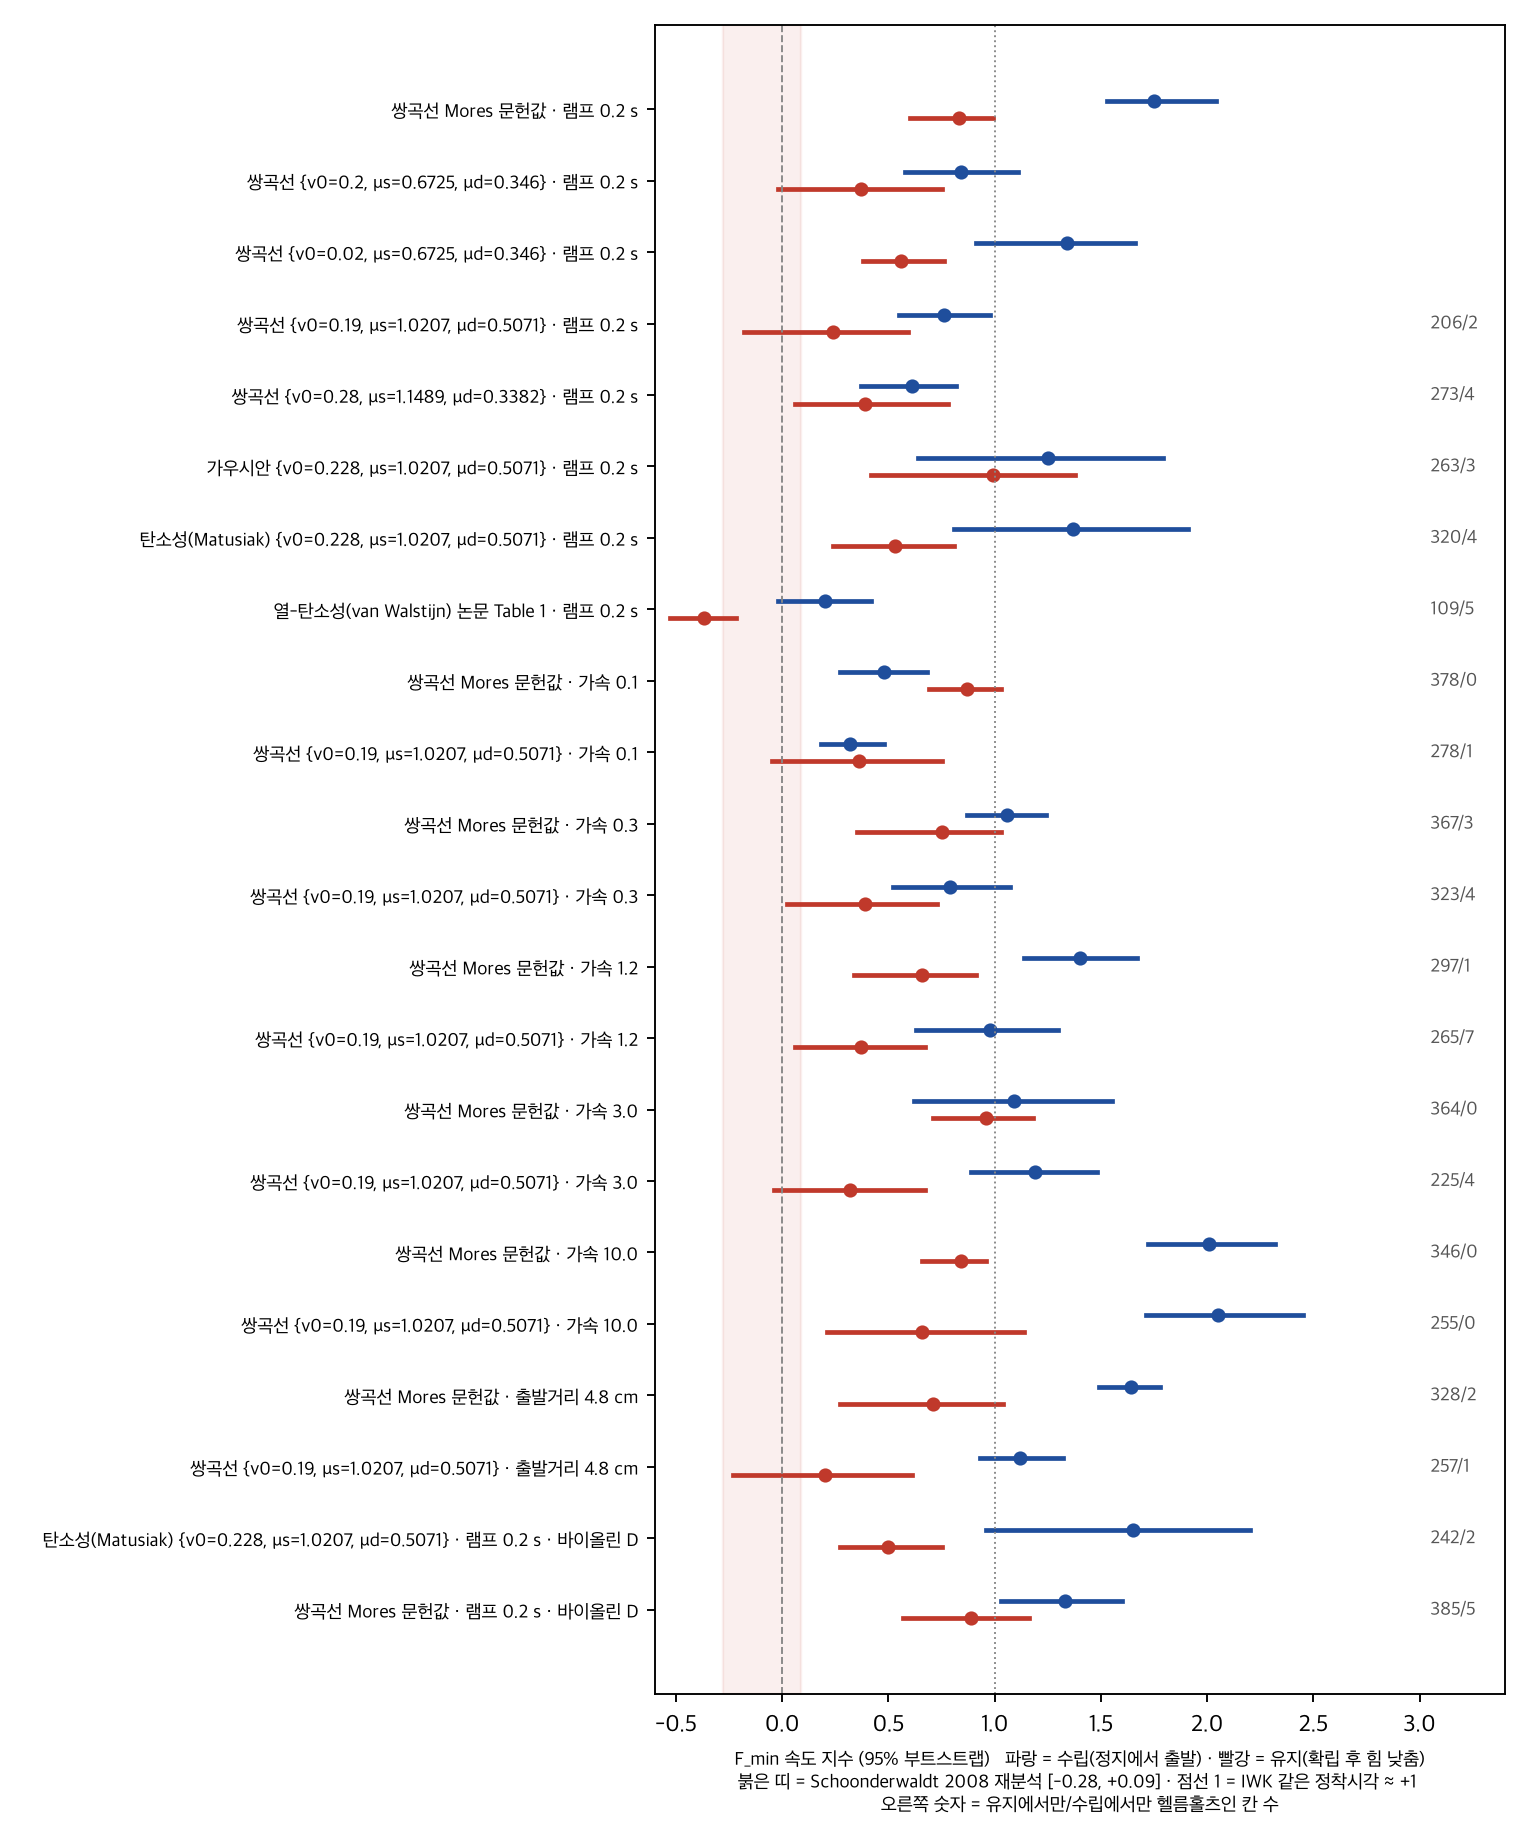

The Python source for this figure:
"""Summary figure: establishment (E) vs maintenance (M) speed exponents of F_min across friction models and
attack accelerations, from the sim_contact2 logs (Claude, 2026-10-18). Output: fig_em_summary.png"""
import re
from pathlib import Path

import matplotlib
matplotlib.use("Agg")
import matplotlib.pyplot as plt
from matplotlib import font_manager

HERE = Path(__file__).parent
font_manager.fontManager.addfont("/System/Library/Fonts/AppleSDGothicNeo.ttc")
plt.rcParams["font.family"] = "Apple SD Gothic Neo"
plt.rcParams["axes.unicode_minus"] = False

PAT = re.compile(r"\[(E|M) [^\]]*\][^\n]*?v\^([+-][\d.]+)±[\d.]+[^\n]*?95% \[([+-][\d.]+), ([+-][\d.]+)\]")


def runs(path, label_of):
    text = path.read_text()
    out = []
    for block in re.split(r"(?=^rate )", text, flags=re.M):
        if not block.startswith("rate"):
            continue
        hits = {m.group(1): (float(m.group(2)), float(m.group(3)), float(m.group(4))) for m in PAT.finditer(block)}
        hyst = re.search(r"유지에서만 헬름홀츠 (\d+), 수립에서만 (\d+)", block)
        if "E" in hits and "M" in hits:
            out.append((label_of(block.splitlines()[0]), hits, hyst.groups() if hyst else None))
    return out


def friction_label(head):
    curve = re.search(r"곡선 (\w+)", head)
    curve = curve.group(1) if curve else "hyperbolic"
    ramp = re.search(r"ramp ([\d.]+) m/s²", head)
    fr = "Mores 문헌값" if "Mores" in head else re.search(r"마찰 (\{[^}]*\})", head).group(1)
    fr = fr.replace("'", "").replace("v0: ", "v0=").replace("mu_s: ", "μs=").replace("mu_d: ", "μd=")
    name = {"hyperbolic": "쌍곡선", "gauss": "가우시안", "ep": "탄소성(Matusiak)", "thermal": "열-탄소성(van Walstijn)"}[curve]
    if curve == "thermal":
        fr = "논문 Table 1"
    dist = re.search(r"distance ([\d.]+) m", head)
    tail = f" · 가속 {ramp.group(1)}" if ramp else (" · 출발거리 4.8 cm" if dist else " · 램프 0.2 s")
    return f"{name} {fr}{tail}" + (" · 바이올린 D" if "violinD" in head else "")


def main():
    rows = []
    for log in ("sim_contact2_boot.log", "sim_contact2_matusiak.log", "sim_contact2_gauss.log", "sim_contact2_ep.log",
                "sim_contact2_thermal.log", "sim_contact2_accsweep.log", "sim_contact2_rampdist.log",
                "sim_contact2_ep_violinD.log", "sim_contact2_hyp_violinD.log"):
        p = HERE / log
        if p.exists():
            rows += runs(p, (lambda h, log=log: friction_label(h.replace('· 마찰', '· 곡선 gauss · 마찰') if log == 'sim_contact2_gauss.log' and '곡선' not in h else h)))
    seen, uniq = set(), []
    for r in rows:
        if r[0] not in seen:
            seen.add(r[0]); uniq.append(r)
    fig, ax = plt.subplots(figsize=(9, 0.42 * len(uniq) + 1.6))
    for i, (label, h, hyst) in enumerate(uniq):
        y = len(uniq) - i
        for key, color, dy in (("E", "#1f4e9c", 0.12), ("M", "#c0392b", -0.12)):
            est, lo, hi = h[key]
            ax.plot([lo, hi], [y + dy, y + dy], color=color, lw=2)
            ax.plot(est, y + dy, "o", color=color, ms=5)
        ax.text(3.05, y, f"{hyst[0]}/{hyst[1]}" if hyst else "", va="center", fontsize=8, color="#555")
    ax.set_yticks(range(len(uniq), 0, -1), [r[0] for r in uniq], fontsize=8)
    ax.axvline(0, color="#888", lw=0.8, ls="--"); ax.axvline(1, color="#888", lw=0.8, ls=":")
    ax.axvspan(-0.28, 0.09, color="#c0392b", alpha=0.08)
    ax.set_xlim(-0.6, 3.4)
    ax.set_xlabel("F_min 속도 지수 (95% 부트스트랩)   파랑 = 수립(정지에서 출발) · 빨강 = 유지(확립 후 힘 낮춤)\n붉은 띠 = Schoonderwaldt 2008 재분석 [-0.28, +0.09] · 점선 1 = IWK 같은 정착시각 ≈ +1 \n오른쪽 숫자 = 유지에서만/수립에서만 헬름홀츠인 칸 수", fontsize=8)
    fig.tight_layout()
    fig.savefig(HERE / "fig_em_summary.png", dpi=170)
    print(f"{len(uniq)} rows -> fig_em_summary.png")


if __name__ == "__main__":
    main()
